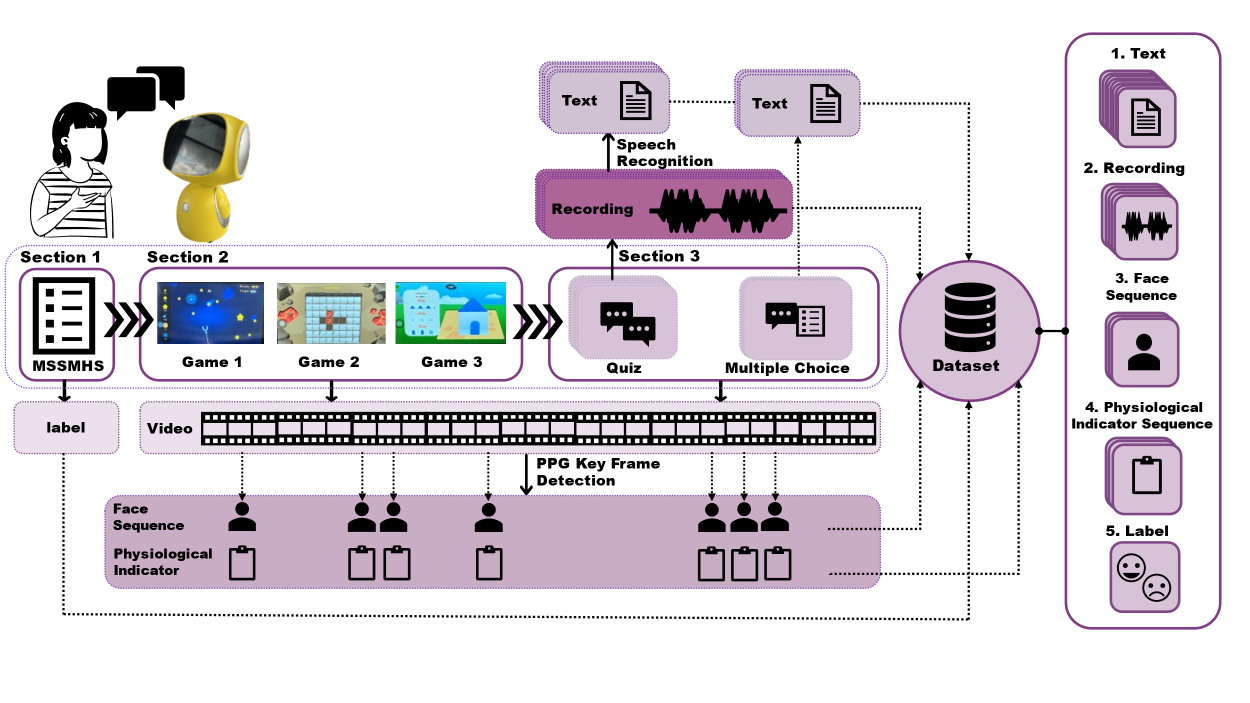
#> input picture AMH_paper/1.png, 2500 x 1406 px, given in place of 1.jpg, which was not available (shown at 1/2 size)
$ jupyter execute --allow-errors DTW_CV.ipynb
#> lines starting #> are read from the running program, lines starting #| are printed output that depends on the picture; pictures that were not available may be replaced by others from this repository, and a replacement may not be noted
[cell 1]
from dtaidistance import dtw
from dtaidistance import ed
import cv2 as cv
import numpy as np
import array

[cell 2]
img1 = cv.imread('./1.jpg')
#> img1 is the input picture: shape (1406, 2500, 3); mean B, G, R 222.9, 217, 222.3
img2 = cv.imread('./2.jpg')
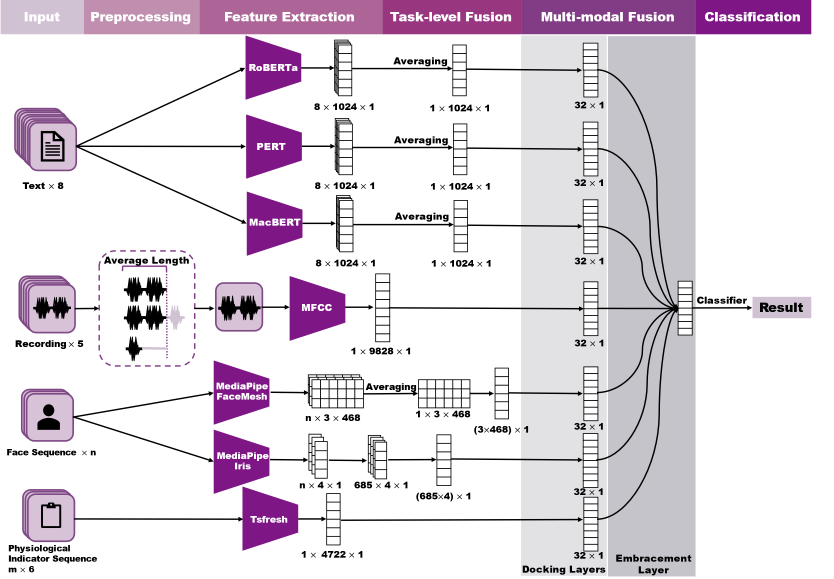
#> input picture AMH_paper/2.png, 2500 x 1735 px, given in place of 2.jpg, which was not available (shown at 1/3 size)
#> img2 is the input picture: shape (1735, 2500, 3); mean B, G, R 226.1, 217.4, 225.7
img22 = cv.imread('./22.jpg')
img3 = cv.imread('./3.jpg')
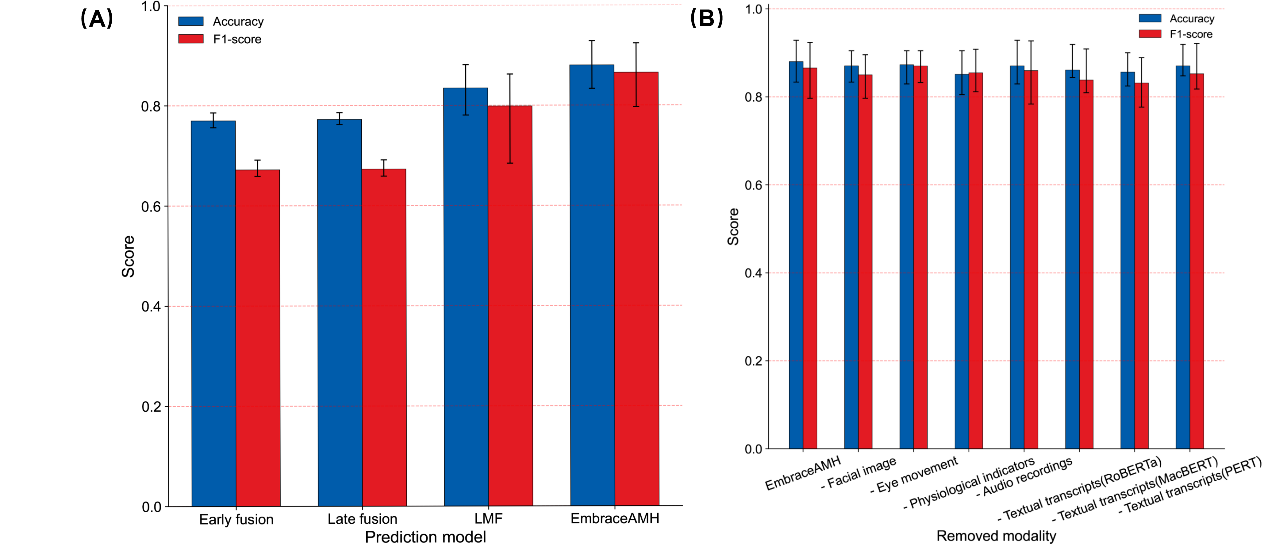
#> input picture AMH_paper/3.tif, 1268 x 547 px, given in place of 3.jpg, which was not available
#> img3 is the input picture: shape (547, 1268, 3); mean B, G, R 201.5, 187.6, 203.6
img32 = cv.imread('./32.jpg')
print(img1[:,:,0].shape)
#| (1406, 2500)

[cell 3]
gray1 = cv.cvtColor(img1, cv.COLOR_BGR2GRAY)
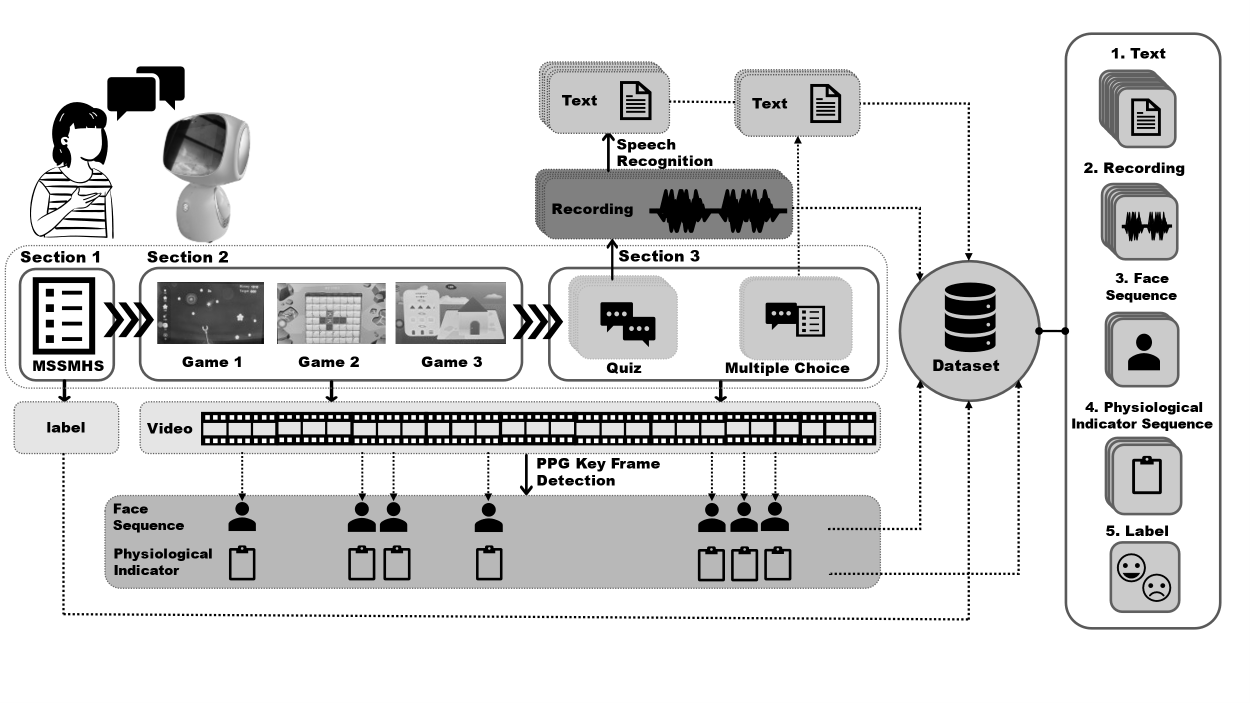
#> gray1: shape (1406, 2500) (shown at 1/2 size); min 0, max 255, mean 219.3
gray2 = cv.cvtColor(img2, cv.COLOR_BGR2GRAY)
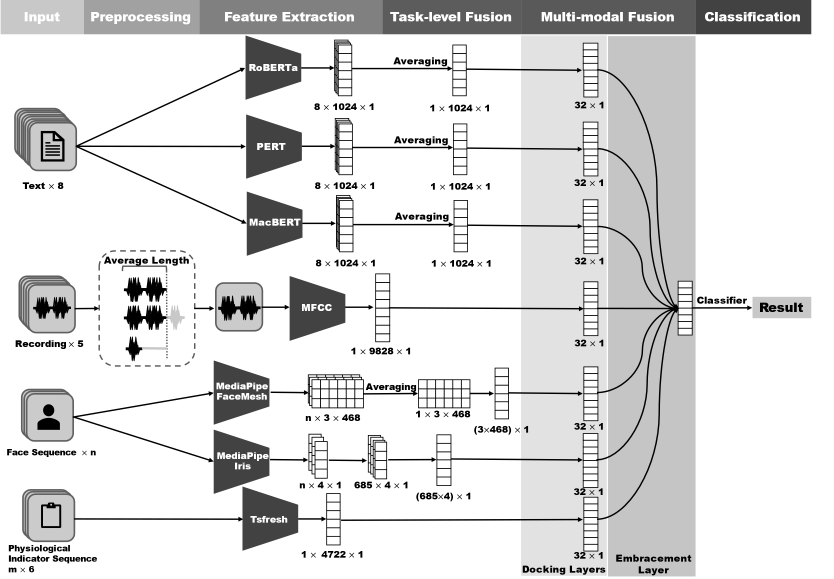
#> gray2: shape (1735, 2500) (shown at 1/3 size); min 0, max 255, mean 220.9
#> (the rest of this cell did not finish here and is left out)
